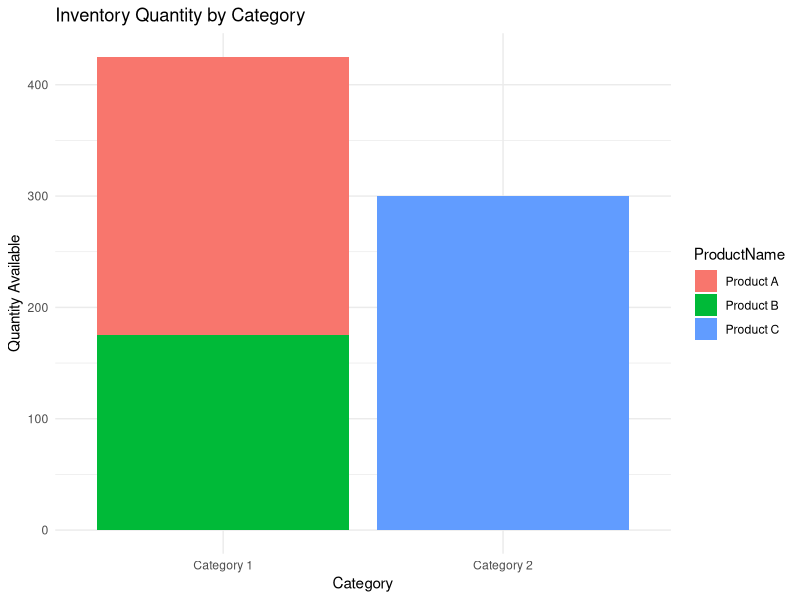

Generate this figure with R:
library(ggplot2)

df9_cat <- data.frame(
  Category = c("Category 1", "Category 1", "Category 2"),
  ProductName = c("Product A", "Product B", "Product C"),
  Quantity = c(250, 175, 300)
)

ggplot(df9_cat, aes(x = Category, y = Quantity, fill = ProductName)) +
  geom_bar(stat = "identity", position = "stack") +
  labs(title = "Inventory Quantity by Category", x = "Category", y = "Quantity Available") +
  theme_minimal()
